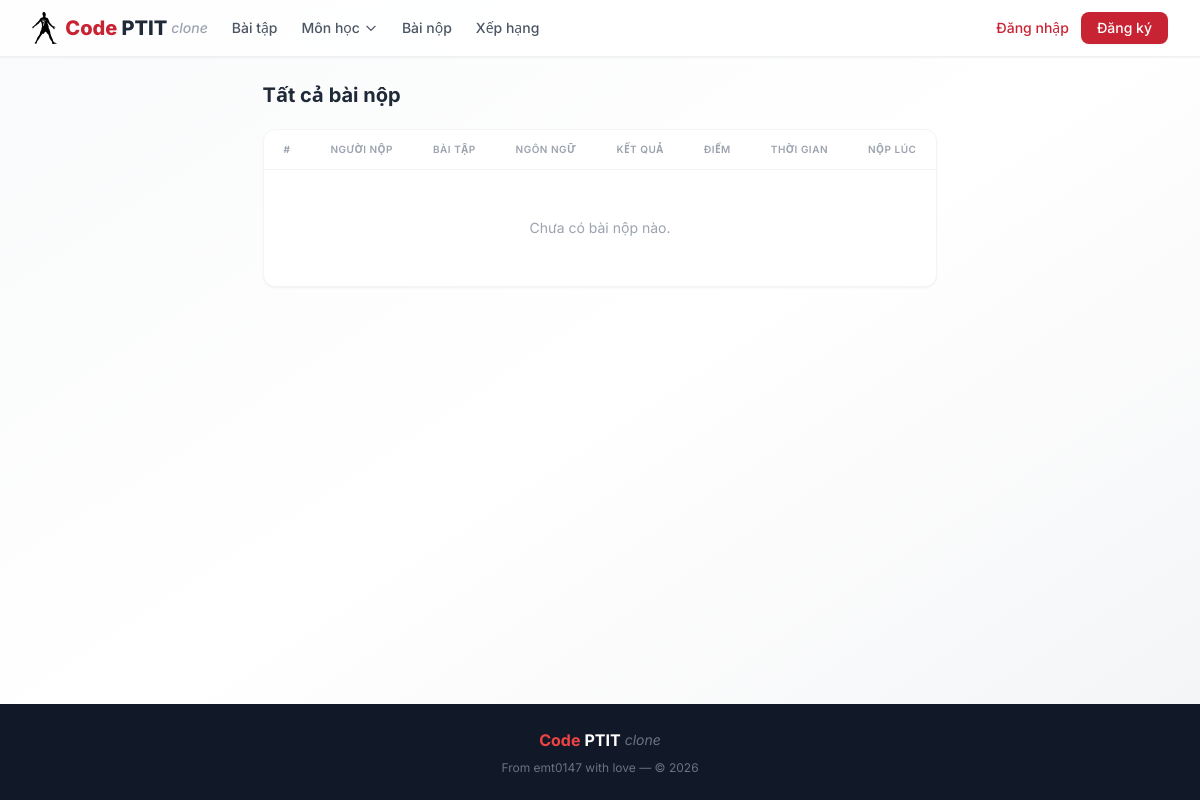
/submissions, run on an earlier commit of the app's database.
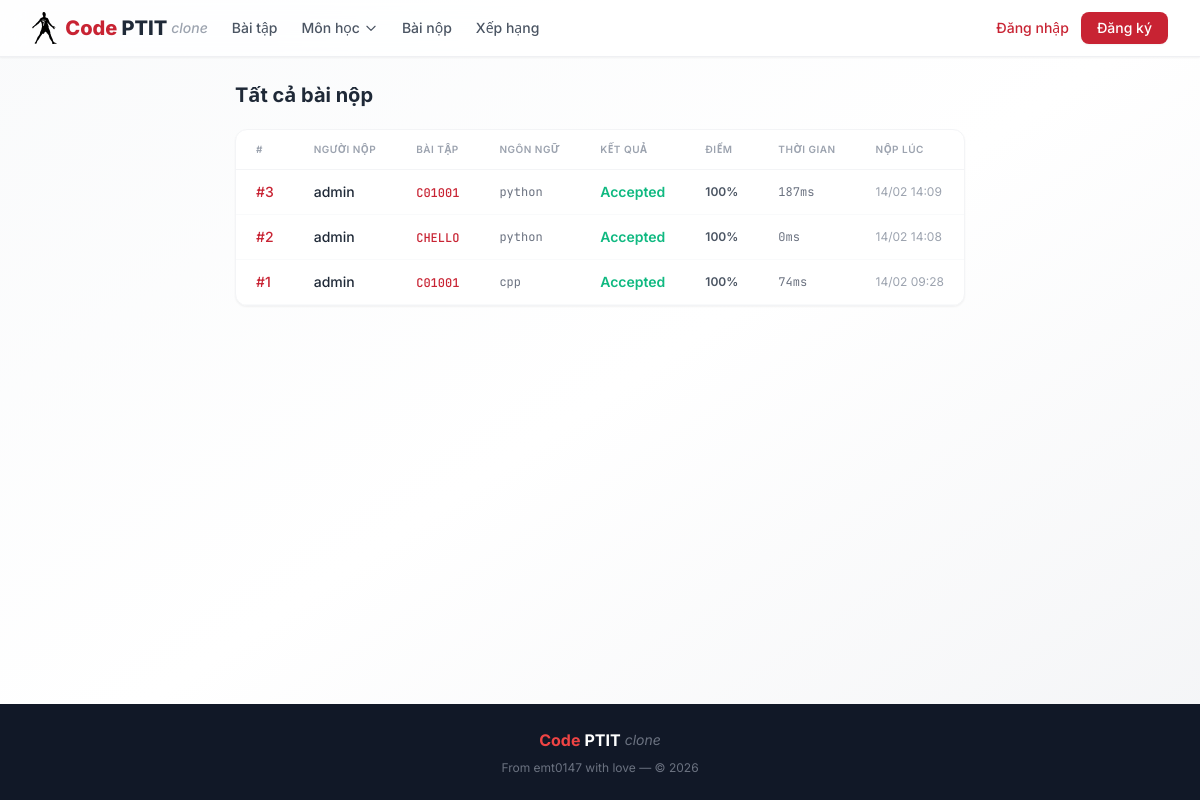
And on a later commit of the database.
### models.py (models this page shows)
class Submission(Base):
    __tablename__ = "submissions"
    id = Column(Integer, primary_key=True, index=True)
    user_id = Column(Integer, ForeignKey("users.id"), nullable=False, index=True)
    problem_id = Column(Integer, ForeignKey("problems.id"), nullable=False, index=True)
    language = Column(String(20), nullable=False)
    source_code = Column(Text, nullable=False)
    status = Column(String(30), default=SubmissionStatus.PENDING)
    score = Column(Float, default=0.0)  # 0-100
    time_ms = Column(Float, default=0.0)
    memory_kb = Column(Float, default=0.0)
    compile_error = Column(Text, default="")
    created_at = Column(DateTime, default=datetime.utcnow)
    user = relationship("User", back_populates="submissions")
    problem = relationship("Problem", back_populates="submissions")
    results = relationship("SubmissionResult", back_populates="submission", cascade="all, delete-orphan")

class User(Base):
    __tablename__ = "users"
    id = Column(Integer, primary_key=True, index=True)
    username = Column(String(50), unique=True, index=True, nullable=False)
    email = Column(String(100), unique=True, index=True, nullable=False)
    password_hash = Column(String(255), nullable=False)
    is_admin = Column(Boolean, default=False)
    created_at = Column(DateTime, default=datetime.utcnow)
    solved_count = Column(Integer, default=0)
    total_submissions = Column(Integer, default=0)
    submissions = relationship("Submission", back_populates="user")

class Problem(Base):
    __tablename__ = "problems"
    id = Column(Integer, primary_key=True, index=True)
    code = Column(String(20), unique=True, index=True, nullable=False)  # e.g., CPP0101
    title = Column(String(200), nullable=False)
    category = Column(String(100), default="", index=True)  # Subject/category
    description = Column(Text, nullable=False)  # Markdown supported
    input_description = Column(Text, default="")
    output_description = Column(Text, default="")
    sample_input = Column(Text, default="")
    sample_output = Column(Text, default="")
    difficulty = Column(String(20), default=Difficulty.EASY)
    time_limit = Column(Float, default=1.0)  # seconds
    memory_limit = Column(Integer, default=256)  # MB
    created_at = Column(DateTime, default=datetime.utcnow)
    total_submissions = Column(Integer, default=0)
    accepted_count = Column(Integer, default=0)
    testcases = relationship("TestCase", back_populates="problem", cascade="all, delete-orphan")
    submissions = relationship("Submission", back_populates="problem")

### routers/submissions.py (the view)
@router.get("/submissions")
async def submission_list(
    request: Request,
    page: int = 1,
    problem_code: str = "",
    db: Session = Depends(get_db)
):
    user = get_current_user(request, db)
    query = db.query(Submission)
    if problem_code:
        problem = db.query(Problem).filter(Problem.code == problem_code).first()
        if problem:
            query = query.filter(Submission.problem_id == problem.id)
    total = query.count()
    submissions = query.order_by(Submission.created_at.desc()).offset(
        (page - 1) * SUBMISSIONS_PER_PAGE
    ).limit(SUBMISSIONS_PER_PAGE).all()
    total_pages = (total + SUBMISSIONS_PER_PAGE - 1) // SUBMISSIONS_PER_PAGE
    return templates.TemplateResponse("submissions.html", {
        "request": request,
        "user": user,
        "submissions": submissions,
        "page": page,
        "total_pages": total_pages,
        "problem_code": problem_code,
    })

### templates/submissions.html (shortened to what this page needs)
{% extends "base.html" %}
{% block content %}
<div class="mb-5 animate-fade-in">
    <h1 class="text-xl font-bold text-gray-800">{{ title|default("Tất cả bài nộp") }}</h1>
</div>
<div class="bg-white rounded-xl shadow-sm border border-gray-100 overflow-hidden animate-fade-in"
    style="animation-delay:0.1s">
    <table class="min-w-full">
        <thead>
            <tr class="border-b border-gray-100">
                <th class="px-5 py-3 text-left text-[10px] font-semibold text-gray-400 uppercase tracking-wider">#</th>
                <th class="px-5 py-3 text-left text-[10px] font-semibold text-gray-400 uppercase tracking-wider">Người
                    nộp</th>
                <th class="px-5 py-3 text-left text-[10px] font-semibold text-gray-400 uppercase tracking-wider">Bài tập
                </th>
                <th class="px-5 py-3 text-left text-[10px] font-semibold text-gray-400 uppercase tracking-wider">Ngôn
                    ngữ</th>
                <th class="px-5 py-3 text-left text-[10px] font-semibold text-gray-400 uppercase tracking-wider">Kết quả
                </th>
                <th class="px-5 py-3 text-left text-[10px] font-semibold text-gray-400 uppercase tracking-wider">Điểm
                </th>
                <th class="px-5 py-3 text-left text-[10px] font-semibold text-gray-400 uppercase tracking-wider">Thời
                    gian</th>
                <th class="px-5 py-3 text-left text-[10px] font-semibold text-gray-400 uppercase tracking-wider">Nộp lúc
                </th>
            </tr>
        </thead>
        <tbody>
            {% for s in submissions %}
            <tr class="table-row-hover border-b border-gray-50">
                <td class="px-5 py-3 text-sm">
                    <a href="/submission/{{ s.id }}"
                        class="text-brand-600 hover:text-brand-700 font-medium transition">#{{ s.id }}</a>
                </td>
                <td class="px-5 py-3 text-sm font-medium text-gray-800">{{ s.user.username }}</td>
                <td class="px-5 py-3 text-sm">
                    <a href="/problem/{{ s.problem.code }}"
                        class="text-brand-600 font-mono font-medium hover:underline text-xs">{{ s.problem.code }}</a>
                </td>
                <td class="px-5 py-3 text-xs text-gray-500 font-mono">{{ s.language }}</td>
                <td class="px-5 py-3 text-sm
                    {% if s.status == 'Accepted' %}status-accepted
                    {% elif s.status == 'Wrong Answer' %}status-wrong
                    {% elif s.status == 'Time Limit Exceeded' %}status-tle
                    {% elif s.status == 'Compilation Error' %}status-ce
                    {% elif s.status == 'Runtime Error' %}status-re
                    {% else %}status-pending{% endif %}
                ">{{ s.status }}</td>
                <td class="px-5 py-3 text-xs font-semibold text-gray-600">{{ "%.0f"|format(s.score) }}%</td>
                <td class="px-5 py-3 text-xs text-gray-500 font-mono">{{ "%.0f"|format(s.time_ms) }}ms</td>
                <td class="px-5 py-3 text-xs text-gray-400">{{ s.created_at.strftime('%d/%m %H:%M') }}</td>
            </tr>
            {% else %}
            <tr>
                <td colspan="8" class="px-5 py-12 text-center text-gray-400 text-sm">Chưa có bài nộp nào.</td>
            </tr>
            {% endfor %}
        </tbody>
    </table>
</div>
{% endblock %}

### templates/base.html (shortened to what this page needs)
<!DOCTYPE html>
<html lang="vi" class="h-full">
<head>
    <script src="https://cdn.tailwindcss.com"></script>
    <link rel="stylesheet" href="https://cdnjs.cloudflare.com/ajax/libs/highlight.js/11.9.0/styles/github-dark.min.css">
    <link rel="stylesheet"
        href="https://cdnjs.cloudflare.com/ajax/libs/github-markdown-css/5.5.0/github-markdown-light.min.css">
    <link rel="stylesheet" href="https://cdn.jsdelivr.net/npm/katex@0.16.9/dist/katex.min.css">
</head>
<body class="h-full bg-gradient-to-br from-gray-50 via-white to-gray-100 flex flex-col min-h-screen">
    <nav class="glass sticky top-0 z-50 border-b border-gray-200/60 shadow-sm">
        <div class="max-w-7xl mx-auto px-4 sm:px-6 lg:px-8">
            <div class="flex justify-between h-14">
                <div class="flex items-center space-x-6">
                    <a href="/" class="flex items-center gap-1 group">
                        <img src="/static/cr7-logo-svg-vector.svg" alt="CodePTITclone Logo" class="h-8 w-auto group-hover:scale-105 transition-transform duration-300">
                        <span class="text-xl font-extrabold text-brand-600 group-hover:text-brand-700 transition ml-1">Code</span>
                        <span class="text-xl font-extrabold text-gray-800">PTIT</span>
                        <span class="text-sm font-medium italic text-gray-400">clone</span>
                    </a>
                    <a href="/problems" class="nav-link text-sm font-medium text-gray-600 hover:text-brand-600">Bài
                        tập</a>
                    <div class="relative" id="cat-dropdown">
                        <button
                            class="nav-link text-sm font-medium text-gray-600 hover:text-brand-600 flex items-center gap-1 focus:outline-none"
                            id="cat-btn">
                            Môn học
                            <svg class="w-3.5 h-3.5 transition-transform duration-200" id="cat-chevron" fill="none"
                                stroke="currentColor" viewBox="0 0 24 24">
                                <path stroke-linecap="round" stroke-linejoin="round" stroke-width="2"
                                    d="M19 9l-7 7-7-7" />
                            </svg>
                        </button>
                    </div>
                    <a href="/submissions" class="nav-link text-sm font-medium text-gray-600 hover:text-brand-600">Bài
                        nộp</a>
                    <a href="/ranking" class="nav-link text-sm font-medium text-gray-600 hover:text-brand-600">Xếp
                        hạng</a>
                </div>
                <div class="flex items-center space-x-3">
                    {% if user %}
                    <span class="text-sm text-gray-500">Xin chào, <strong class="text-gray-800">{{ user.username
                            }}</strong></span>
                    {% if user.is_admin %}
                    <a href="/admin/problems/add"
                        class="text-xs font-semibold bg-brand-50 text-brand-600 hover:bg-brand-100 px-3 py-1.5 rounded-lg transition">+
                        Thêm bài</a>
                    {% endif %}
                    <a href="/my-submissions" class="text-sm text-gray-500 hover:text-brand-600 transition">Bài nộp</a>
                    <a href="/logout"
                        class="text-sm bg-gray-100 hover:bg-gray-200 text-gray-600 px-3 py-1.5 rounded-lg transition">Đăng
                        xuất</a>
                    {% else %}
                    <a href="/login" class="text-sm font-medium text-brand-600 hover:text-brand-700 transition">Đăng
                        nhập</a>
                    <a href="/register"
                        class="text-sm font-medium bg-brand-600 hover:bg-brand-700 text-white px-4 py-1.5 rounded-lg transition shadow-sm">Đăng
                        ký</a>
                    {% endif %}
                </div>
            </div>
        </div>
    </nav>
    <main class="{% block main_class %}max-w-7xl mx-auto px-4 sm:px-6 lg:px-8 py-6{% endblock %} flex-1">
        {% block content %}{% endblock %}
    </main>
    <footer class="bg-gray-900 text-gray-400 py-6 mt-auto">
        <div class="max-w-7xl mx-auto px-4 text-center">
            <div class="flex items-center justify-center gap-1 mb-2">
                <span class="text-brand-500 font-bold">Code</span><span class="text-white font-bold">PTIT</span><span
                    class="italic text-gray-500 text-sm">clone</span>
            </div>
            <p class="text-xs text-gray-500">From emt0147 with love — © 2026</p>
        </div>
    </footer>
</body>
</html>

### templates/base.html (style rules this page uses)
body { font-family: 'Inter', system-ui, sans-serif; }
.status-accepted { color: #10b981; font-weight: 600; }
.nav-link { position: relative; transition: color 0.2s; }
.nav-link::after { content: ''; position: absolute; bottom: -4px; left: 0; width: 0; height: 2px; background: #c82333; transition: width 0.3s ease; }
.glass { background: rgba(255, 255, 255, 0.8); backdrop-filter: blur(12px); -webkit-backdrop-filter: blur(12px); }
.table-row-hover { transition: all 0.15s ease; }

What changed in the data, as far as the page shows it:
added Submission: id "3", user.username "admin", problem.code "C01001", language "python", status "Accepted", score "100", time_ms "187", created_at "14/02 14:09"
added Submission: id "2", user.username "admin", problem.code "CHELLO", language "python", status "Accepted", score "100", time_ms "0", created_at "14/02 14:08"
added Submission: id "1", user.username "admin", problem.code "C01001", language "cpp", status "Accepted", score "100", time_ms "74", created_at "14/02 09:28"
Also different on the page:
text no longer shown: "Chưa có bài nộp nào."
